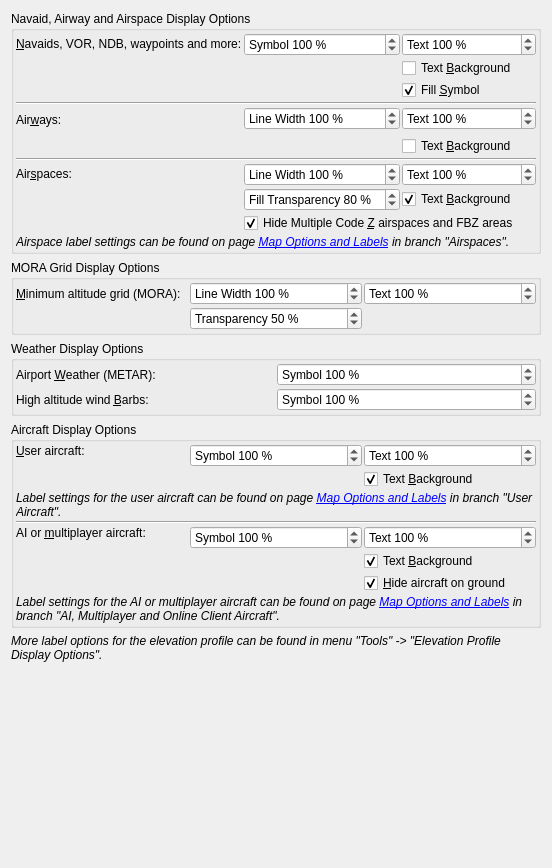
          <widget class="QWidget" name="scrollAreaWidgetContents">
           <property name="geometry">
            <rect>
             <x>0</x>
             <y>0</y>
             <width>552</width>
             <height>868</height>
            </rect>
           </property>
           <layout class="QVBoxLayout" name="verticalLayout_20">
            <item>
             <widget class="QGroupBox" name="groupBoxOptionsDisplay">
              <property name="title">
               <string>Navaid, Airway and Airspace Display Options</string>
              </property>
              <layout class="QGridLayout" name="gridLayout_10">
               <property name="leftMargin">
                <number>2</number>
               </property>
               <property name="topMargin">
                <number>2</number>
               </property>
               <property name="rightMargin">
                <number>2</number>
               </property>
               <property name="bottomMargin">
                <number>2</number>
               </property>
               <property name="spacing">
                <number>2</number>
               </property>
               <item row="5" column="0" rowspan="3" alignment="Qt::AlignVCenter">
                <widget class="QLabel" name="labelOptionsMapSizeAirway">
                 <property name="text">
                  <string>Air&amp;ways:</string>
                 </property>
                 <property name="alignment">
                  <set>Qt::AlignLeading|Qt::AlignLeft|Qt::AlignTop</set>
                 </property>
                 <property name="buddy">
                  <cstring>spinBoxOptionsDisplayThicknessAirway</cstring>
                 </property>
                </widget>
               </item>
               <item row="2" column="2">
                <widget class="QCheckBox" name="checkBoxOptionsMapNavaidText">
                 <property name="toolTip">
                  <string>Draw white background for navaid labels.
For VOR, NDB, ILS, waypoints and holdings. Not for flight plan labels.</string>
                 </property>
                 <property name="text">
                  <string>Text &amp;Background</string>
                 </property>
                </widget>
               </item>
               <item row="13" column="1" colspan="2">
                <widget class="QCheckBox" name="checkBoxOptionsMapAirspaceNoMultZ">
                 <property name="toolTip">
                  <string>Hide flight buffer zones (FBZ) and redundant airspaces having a multiple code of &quot;Z&quot;.</string>
                 </property>
                 <property name="text">
                  <string>Hide Multiple Code &amp;Z airspaces and FBZ areas</string>
                 </property>
                 <property name="checked">
                  <bool>true</bool>
                 </property>
                </widget>
               </item>
               <item row="8" column="2">
                <widget class="QCheckBox" name="checkBoxOptionsMapAirwayText">
                 <property name="toolTip">
                  <string>Draw white background for airway text labels</string>
                 </property>
                 <property name="text">
                  <string>Text &amp;Background</string>
                 </property>
                </widget>
               </item>
               <item row="1" column="2">
                <widget class="QSpinBox" name="spinBoxOptionsDisplayTextSizeNavaid">
                 <property name="toolTip">
                  <string>For VOR, NDB, ILS,waypoints, holdings, airways, top of climb and top of descent.</string>
                 </property>
                 <property name="suffix">
                  <string> %</string>
                 </property>
                 <property name="prefix">
                  <string>Text </string>
                 </property>
                 <property name="minimum">
                  <number>50</number>
                 </property>
                 <property name="maximum">
                  <number>200</number>
                 </property>
                 <property name="singleStep">
                  <number>10</number>
                 </property>
                 <property name="value">
                  <number>100</number>
                 </property>
                </widget>
               </item>
               <item row="1" column="0" alignment="Qt::AlignVCenter">
                <widget class="QLabel" name="labelOptionsMapSizeNavaid">
                 <property name="text">
                  <string>&amp;Navaids, VOR, NDB, waypoints and more:</string>
                 </property>
                 <property name="alignment">
                  <set>Qt::AlignLeading|Qt::AlignLeft|Qt::AlignTop</set>
                 </property>
                 <property name="buddy">
                  <cstring>spinBoxOptionsDisplaySymbolSizeNavaid</cstring>
                 </property>
                </widget>
               </item>
               <item row="4" column="0" colspan="3">
                <widget class="Line" name="line_4">
                 <property name="orientation">
                  <enum>Qt::Horizontal</enum>
                 </property>
                </widget>
               </item>
               <item row="11" column="1">
                <widget class="QSpinBox" name="spinBoxOptionsDisplayThicknessAirspace">
                 <property name="toolTip">
                  <string>Airspace contour line width</string>
                 </property>
                 <property name="suffix">
                  <string> %</string>
                 </property>
                 <property name="prefix">
                  <string>Line Width </string>
                 </property>
                 <property name="minimum">
                  <number>20</number>
                 </property>
                 <property name="maximum">
                  <number>300</number>
                 </property>
                 <property name="singleStep">
                  <number>10</number>
                 </property>
                 <property name="value">
                  <number>100</number>
                 </property>
                </widget>
               </item>
               <item row="3" column="2">
                <widget class="QCheckBox" name="checkBoxOptionsMapNavaidFill">
                 <property name="toolTip">
                  <string>Fill symbols or symbol centers for navaids white.
For VOR, NDB and waypoints. Not for flight plan labels.</string>
                 </property>
                 <property name="text">
                  <string>Fill &amp;Symbol</string>
                 </property>
                 <property name="checked">
                  <bool>true</bool>
                 </property>
                </widget>
               </item>
               <item row="5" column="1">
                <widget class="QSpinBox" name="spinBoxOptionsDisplayThicknessAirway">
                 <property name="toolTip">
                  <string>Airway line width</string>
                 </property>
                 <property name="suffix">
                  <string> %</string>
                 </property>
                 <property name="prefix">
                  <string>Line Width </string>
                 </property>
                 <property name="minimum">
                  <number>20</number>
                 </property>
                 <property name="maximum">
                  <number>300</number>
                 </property>
                 <property name="singleStep">
                  <number>10</number>
                 </property>
                 <property name="value">
                  <number>100</number>
                 </property>
                </widget>
               </item>
               <item row="11" column="0" alignment="Qt::AlignVCenter">
                <widget class="QLabel" name="labelOptionsMapSizeAirspace">
                 <property name="text">
                  <string>Air&amp;spaces:</string>
                 </property>
                 <property name="alignment">
                  <set>Qt::AlignLeading|Qt::AlignLeft|Qt::AlignTop</set>
                 </property>
                 <property name="buddy">
                  <cstring>spinBoxOptionsDisplayThicknessAirspace</cstring>
                 </property>
                </widget>
               </item>
               <item row="1" column="1">
                <widget class="QSpinBox" name="spinBoxOptionsDisplaySymbolSizeNavaid">
                 <property name="toolTip">
                  <string>For VOR, NDB, waypoints, holdings, top of climb and top of descent.</string>
                 </property>
                 <property name="suffix">
                  <string> %</string>
                 </property>
                 <property name="prefix">
                  <string>Symbol </string>
                 </property>
                 <property name="minimum">
                  <number>50</number>
                 </property>
                 <property name="maximum">
                  <number>200</number>
                 </property>
                 <property name="singleStep">
                  <number>10</number>
                 </property>
                 <property name="value">
                  <number>100</number>
                 </property>
                </widget>
               </item>
               <item row="10" column="0" colspan="3">
                <widget class="Line" name="line_13">
                 <property name="orientation">
                  <enum>Qt::Horizontal</enum>
                 </property>
                </widget>
               </item>
               <item row="12" column="1">
                <widget class="QSpinBox" name="spinBoxOptionsDisplayTransparencyAirspace">
                 <property name="toolTip">
                  <string>Transparency of the airspace fill area.
Lower values make the airspace more opaque and higher values more transparent.</string>
                 </property>
                 <property name="suffix">
                  <string> %</string>
                 </property>
                 <property name="prefix">
                  <string>Fill Transparency </string>
                 </property>
                 <property name="minimum">
                  <number>5</number>
                 </property>
                 <property name="maximum">
                  <number>100</number>
                 </property>
                 <property name="singleStep">
                  <number>5</number>
                 </property>
                 <property name="value">
                  <number>80</number>
                 </property>
                </widget>
               </item>
               <item row="11" column="2">
                <widget class="QSpinBox" name="spinBoxOptionsDisplayTextSizeAirspace">
                 <property name="toolTip">
                  <string>Text size for airspaces.</string>
                 </property>
                 <property name="suffix">
                  <string> %</string>
                 </property>
                 <property name="prefix">
                  <string>Text </string>
                 </property>
                 <property name="minimum">
                  <number>50</number>
                 </property>
                 <property name="maximum">
                  <number>200</number>
                 </property>
                 <property name="singleStep">
                  <number>10</number>
                 </property>
                 <property name="value">
                  <number>100</number>
                 </property>
                </widget>
               </item>
               <item row="12" column="2">
                <widget class="QCheckBox" name="checkBoxOptionsMapAirspaceText">
                 <property name="toolTip">
                  <string>Draw white background for airway text labels</string>
                 </property>
                 <property name="text">
                  <string>Text &amp;Background</string>
                 </property>
                 <property name="checked">
                  <bool>true</bool>
                 </property>
                </widget>
               </item>
               <item row="5" column="2">
                <widget class="QSpinBox" name="spinBoxOptionsDisplayTextSizeAirway">
                 <property name="toolTip">
                  <string>Text size for labels along airway lines</string>
                 </property>
                 <property name="suffix">
                  <string> %</string>
                 </property>
                 <property name="prefix">
                  <string>Text </string>
                 </property>
                 <property name="minimum">
                  <number>50</number>
                 </property>
                 <property name="maximum">
                  <number>200</number>
                 </property>
                 <property name="singleStep">
                  <number>10</number>
                 </property>
                 <property name="value">
                  <number>100</number>
                 </property>
                </widget>
               </item>
               <item row="14" column="0" colspan="3">
                <widget class="QLabel" name="labelOptionsAirspaceSettingsHint">
                 <property name="text">
                  <string>&lt;html&gt;&lt;head/&gt;&lt;body&gt;&lt;p&gt;&lt;img src=&quot;:/littlenavmap/resources/icons/bulb.svg&quot;/&gt;&lt;span style=&quot; font-style:italic;&quot;&gt;Airspace label settings can be found on page &lt;/span&gt;&lt;a href=&quot;lnm://mapoptions&quot;&gt;&lt;span style=&quot; font-style:italic; text-decoration: underline;&quot;&gt;Map Options and Labels&lt;/span&gt;&lt;/a&gt;&lt;span style=&quot; font-style:italic;&quot;&gt; in branch &amp;quot;Airspaces&amp;quot;.&lt;/span&gt;&lt;/p&gt;&lt;/body&gt;&lt;/html&gt;</string>
                 </property>
                 <property name="wordWrap">
                  <bool>true</bool>
                 </property>
                 <property name="margin">
                  <number>10</number>
                 </property>
                 <property name="textInteractionFlags">
                  <set>Qt::LinksAccessibleByMouse|Qt::TextSelectableByMouse</set>
                 </property>
                </widget>
               </item>
              </layout>
             </widget>
            </item>
            <item>
             <widget class="QGroupBox" name="groupBox_53">
              <property name="title">
               <string>MORA Grid Display Options</string>
              </property>
              <layout class="QGridLayout" name="gridLayout_57">
               <property name="leftMargin">
                <number>2</number>
               </property>
               <property name="topMargin">
                <number>2</number>
               </property>
               <property name="rightMargin">
                <number>2</number>
               </property>
               <property name="bottomMargin">
                <number>2</number>
               </property>
               <property name="spacing">
                <number>2</number>
               </property>
               <item row="1" column="1">
                <widget class="QSpinBox" name="spinBoxOptionsDisplayTransparencyMora">
                 <property name="toolTip">
                  <string>Transparency of the MORA text and grid.
Value 0 is opaque and 90 is most transparent.</string>
                 </property>
                 <property name="suffix">
                  <string> %</string>
                 </property>
                 <property name="prefix">
                  <string>Transparency </string>
                 </property>
                 <property name="minimum">
                  <number>0</number>
                 </property>
                 <property name="maximum">
                  <number>90</number>
                 </property>
                 <property name="singleStep">
                  <number>10</number>
                 </property>
                 <property name="value">
                  <number>50</number>
                 </property>
                </widget>
               </item>
               <item row="0" column="1">
                <widget class="QSpinBox" name="spinBoxOptionsDisplayThicknessMora">
                 <property name="toolTip">
                  <string>MORA grid line width</string>
                 </property>
                 <property name="suffix">
                  <string> %</string>
                 </property>
                 <property name="prefix">
                  <string>Line Width </string>
                 </property>
                 <property name="minimum">
                  <number>20</number>
                 </property>
                 <property name="maximum">
                  <number>300</number>
                 </property>
                 <property name="singleStep">
                  <number>10</number>
                 </property>
                 <property name="value">
                  <number>100</number>
                 </property>
                </widget>
               </item>
               <item row="0" column="0">
                <widget class="QLabel" name="labelOptionsMapMora">
                 <property name="toolTip">
                  <string/>
                 </property>
                 <property name="text">
                  <string>&amp;Minimum altitude grid (MORA):</string>
                 </property>
                 <property name="wordWrap">
                  <bool>true</bool>
                 </property>
                 <property name="buddy">
                  <cstring>spinBoxOptionsDisplayTransparencyMora</cstring>
                 </property>
                </widget>
               </item>
               <item row="0" column="2">
                <widget class="QSpinBox" name="spinBoxOptionsDisplayTextSizeMora">
                 <property name="toolTip">
                  <string>Text size of the MORA altitude labels</string>
                 </property>
                 <property name="suffix">
                  <string> %</string>
                 </property>
                 <property name="prefix">
                  <string>Text </string>
                 </property>
                 <property name="minimum">
                  <number>20</number>
                 </property>
                 <property name="maximum">
                  <number>150</number>
                 </property>
                 <property name="singleStep">
                  <number>10</number>
                 </property>
                 <property name="value">
                  <number>100</number>
                 </property>
                </widget>
               </item>
              </layout>
             </widget>
            </item>
            <item>
             <widget class="QGroupBox" name="groupBox_47">
              <property name="title">
               <string>Weather Display Options</string>
              </property>
              <layout class="QGridLayout" name="gridLayout_55">
               <property name="leftMargin">
                <number>2</number>
               </property>
               <property name="topMargin">
                <number>2</number>
               </property>
               <property name="rightMargin">
                <number>2</number>
               </property>
               <property name="bottomMargin">
                <number>2</number>
               </property>
               <property name="spacing">
                <number>2</number>
               </property>
               <item row="0" column="0">
                <widget class="QLabel" name="labelOptionsMapSizeAirportWeather">
                 <property name="text">
                  <string>Airport &amp;Weather (METAR):</string>
                 </property>
                 <property name="buddy">
                  <cstring>spinBoxOptionsDisplaySymbolSizeAirportWeather</cstring>
                 </property>
                </widget>
               </item>
               <item row="0" column="1">
                <widget class="QSpinBox" name="spinBoxOptionsDisplaySymbolSizeAirportWeather">
                 <property name="toolTip">
                  <string>Size of airport weather symbols</string>
                 </property>
                 <property name="suffix">
                  <string> %</string>
                 </property>
                 <property name="prefix">
                  <string>Symbol </string>
                 </property>
                 <property name="minimum">
                  <number>50</number>
                 </property>
                 <property name="maximum">
                  <number>200</number>
                 </property>
                 <property name="singleStep">
                  <number>10</number>
                 </property>
                 <property name="value">
                  <number>100</number>
                 </property>
                </widget>
               </item>
               <item row="1" column="0">
                <widget class="QLabel" name="labelOptionsMapSizeAirportWindBarbs">
                 <property name="text">
                  <string>High altitude wind &amp;Barbs:</string>
                 </property>
                 <property name="buddy">
                  <cstring>spinBoxOptionsDisplaySymbolSizeWindBarbs</cstring>
                 </property>
                </widget>
               </item>
               <item row="1" column="1">
                <widget class="QSpinBox" name="spinBoxOptionsDisplaySymbolSizeWindBarbs">
                 <property name="toolTip">
                  <string>Size of high altitude wind barbs</string>
                 </property>
                 <property name="suffix">
                  <string> %</string>
                 </property>
                 <property name="prefix">
                  <string>Symbol </string>
                 </property>
                 <property name="minimum">
                  <number>50</number>
                 </property>
                 <property name="maximum">
                  <number>200</number>
                 </property>
                 <property name="singleStep">
                  <number>10</number>
                 </property>
                 <property name="value">
                  <number>100</number>
                 </property>
                </widget>
               </item>
              </layout>
             </widget>
            </item>
            <item>
             <widget class="QGroupBox" name="groupBox_46">
              <property name="title">
               <string>Aircraft Display Options</string>
              </property>
              <layout class="QGridLayout" name="gridLayout_54">
               <property name="leftMargin">
                <number>2</number>
               </property>
               <property name="topMargin">
                <number>2</number>
               </property>
               <property name="rightMargin">
                <number>2</number>
               </property>
               <property name="bottomMargin">
                <number>2</number>
               </property>
               <property name="spacing">
                <number>2</number>
               </property>
               <item row="0" column="0">
                <widget class="QLabel" name="labelOptionsMapSizeAircraftUser">
                 <property name="text">
                  <string>&amp;User aircraft:</string>
                 </property>
                 <property name="alignment">
                  <set>Qt::AlignLeading|Qt::AlignLeft|Qt::AlignTop</set>
                 </property>
                 <property name="buddy">
                  <cstring>spinBoxOptionsDisplaySymbolSizeAircraftUser</cstring>
                 </property>
                </widget>
               </item>
               <item row="4" column="2">
                <widget class="QSpinBox" name="spinBoxOptionsDisplayTextSizeAircraftAi">
                 <property name="toolTip">
                  <string/>
                 </property>
                 <property name="suffix">
                  <string> %</string>
                 </property>
                 <property name="prefix">
                  <string>Text </string>
                 </property>
                 <property name="minimum">
                  <number>50</number>
                 </property>
                 <property name="maximum">
                  <number>200</number>
                 </property>
                 <property name="singleStep">
                  <number>10</number>
                 </property>
                 <property name="value">
                  <number>100</number>
                 </property>
                </widget>
               </item>
               <item row="4" column="0">
                <widget class="QLabel" name="labelOptionsMapSizeAircraftAi">
                 <property name="text">
                  <string>AI or &amp;multiplayer aircraft:</string>
                 </property>
                 <property name="alignment">
                  <set>Qt::AlignLeading|Qt::AlignLeft|Qt::AlignTop</set>
                 </property>
                 <property name="buddy">
                  <cstring>spinBoxOptionsDisplaySymbolSizeAircraftAi</cstring>
                 </property>
                </widget>
               </item>
               <item row="0" column="2">
                <widget class="QSpinBox" name="spinBoxOptionsDisplayTextSizeAircraftUser">
                 <property name="toolTip">
                  <string/>
                 </property>
                 <property name="suffix">
                  <string> %</string>
                 </property>
                 <property name="prefix">
                  <string>Text </string>
                 </property>
                 <property name="minimum">
                  <number>50</number>
                 </property>
                 <property name="maximum">
                  <number>200</number>
                 </property>
                 <property name="singleStep">
                  <number>10</number>
                 </property>
                 <property name="value">
                  <number>100</number>
                 </property>
                </widget>
               </item>
               <item row="6" column="2">
                <widget class="QCheckBox" name="checkBoxOptionsMapAiAircraftHideGround">
                 <property name="toolTip">
                  <string>Hide on ground AI/multiplayer aircraft at higher zoom distances
to avoid a cluttered up airports</string>
                 </property>
                 <property name="text">
                  <string>&amp;Hide aircraft on ground</string>
                 </property>
                 <property name="checked">
                  <bool>true</bool>
                 </property>
                </widget>
               </item>
               <item row="0" column="1">
                <widget class="QSpinBox" name="spinBoxOptionsDisplaySymbolSizeAircraftUser">
                 <property name="toolTip">
                  <string/>
                 </property>
                 <property name="suffix">
                  <string> %</string>
                 </property>
                 <property name="prefix">
                  <string>Symbol </string>
                 </property>
                 <property name="minimum">
                  <number>50</number>
                 </property>
                 <property name="maximum">
                  <number>200</number>
                 </property>
                 <property name="singleStep">
                  <number>10</number>
                 </property>
                 <property name="value">
                  <number>100</number>
                 </property>
                </widget>
               </item>
               <item row="1" column="2">
                <widget class="QCheckBox" name="checkBoxOptionsMapUserAircraftText">
                 <property name="toolTip">
                  <string>Draw white background for user aircraft text labels</string>
                 </property>
                 <property name="text">
                  <string>Text &amp;Background</string>
                 </property>
                 <property name="checked">
                  <bool>true</bool>
                 </property>
                </widget>
               </item>
               <item row="7" column="0" colspan="3">
                <widget class="QLabel" name="labelOptionsAiHint">
                 <property name="text">
                  <string>&lt;html&gt;&lt;head/&gt;&lt;body&gt;&lt;p&gt;&lt;img src=&quot;:/littlenavmap/resources/icons/bulb.svg&quot;/&gt;&lt;span style=&quot; font-style:italic;&quot;&gt;Label settings for the AI or multiplayer aircraft can be found on page &lt;/span&gt;&lt;a href=&quot;lnm://mapoptions&quot;&gt;&lt;span style=&quot; font-style:italic; text-decoration: underline;&quot;&gt;Map Options and Labels&lt;/span&gt;&lt;/a&gt;&lt;span style=&quot; font-style:italic;&quot;&gt; in branch &amp;quot;AI, Multiplayer and Online Client Aircraft&amp;quot;.&lt;/span&gt;&lt;/p&gt;&lt;/body&gt;&lt;/html&gt;</string>
                 </property>
                 <property name="wordWrap">
                  <bool>true</bool>
                 </property>
                 <property name="margin">
                  <number>10</number>
                 </property>
                 <property name="textInteractionFlags">
                  <set>Qt::LinksAccessibleByMouse|Qt::TextSelectableByMouse</set>
                 </property>
                </widget>
               </item>
               <item row="2" column="0" colspan="3">
                <widget class="QLabel" name="labelOptionsUserAircraftSettingsHint">
                 <property name="text">
                  <string>&lt;html&gt;&lt;head/&gt;&lt;body&gt;&lt;p&gt;&lt;img src=&quot;:/littlenavmap/resources/icons/bulb.svg&quot;/&gt;&lt;span style=&quot; font-style:italic;&quot;&gt;Label settings for the user aircraft can be found on page &lt;/span&gt;&lt;a href=&quot;lnm://mapoptions&quot;&gt;&lt;span style=&quot; font-style:italic; text-decoration: underline;&quot;&gt;Map Options and Labels&lt;/span&gt;&lt;/a&gt;&lt;span style=&quot; font-style:italic;&quot;&gt; in branch &amp;quot;User Aircraft&amp;quot;.&lt;/span&gt;&lt;/p&gt;&lt;/body&gt;&lt;/html&gt;</string>
                 </property>
                 <property name="wordWrap">
                  <bool>true</bool>
                 </property>
                 <property name="margin">
                  <number>10</number>
                 </property>
                 <property name="textInteractionFlags">
                  <set>Qt::LinksAccessibleByMouse|Qt::TextSelectableByMouse</set>
                 </property>
                </widget>
               </item>
               <item row="4" column="1">
                <widget class="QSpinBox" name="spinBoxOptionsDisplaySymbolSizeAircraftAi">
                 <property name="toolTip">
                  <string/>
                 </property>
                 <property name="suffix">
                  <string> %</string>
                 </property>
                 <property name="prefix">
                  <string>Symbol </string>
                 </property>
                 <property name="minimum">
                  <number>50</number>
                 </property>
                 <property name="maximum">
                  <number>200</number>
                 </property>
                 <property name="singleStep">
                  <number>10</number>
                 </property>
                 <property name="value">
                  <number>100</number>
                 </property>
                </widget>
               </item>
               <item row="5" column="2">
                <widget class="QCheckBox" name="checkBoxOptionsMapAiAircraftText">
                 <property name="toolTip">
                  <string>Draw white background for AI and multiplayer aircraft labels</string>
                 </property>
                 <property name="text">
                  <string>Text &amp;Background</string>
                 </property>
                 <property name="checked">
                  <bool>true</bool>
                 </property>
                </widget>
               </item>
               <item row="3" column="0" colspan="3">
                <widget class="Line" name="line_17">
                 <property name="frameShadow">
                  <enum>QFrame::Sunken</enum>
                 </property>
                 <property name="orientation">
                  <enum>Qt::Horizontal</enum>
                 </property>
                </widget>
               </item>
              </layout>
             </widget>
            </item>
            <item>
             <widget class="QLabel" name="labelOptionsLabelHint">
              <property name="text">
               <string>&lt;html&gt;&lt;head/&gt;&lt;body&gt;&lt;p&gt;&lt;img src=&quot;:/littlenavmap/resources/icons/bulb.svg&quot;/&gt;&lt;span style=&quot; font-style:italic;&quot;&gt;More label options for the elevation profile can be found in menu &amp;quot;Tools&amp;quot; -&amp;gt; &amp;quot;Elevation Profile Display Options&amp;quot;.&lt;/span&gt;&lt;/p&gt;&lt;/body&gt;&lt;/html&gt;</string>
              </property>
              <property name="wordWrap">
               <bool>true</bool>
              </property>
              <property name="margin">
               <number>10</number>
              </property>
              <property name="textInteractionFlags">
               <set>Qt::LinksAccessibleByMouse|Qt::TextSelectableByMouse</set>
              </property>
             </widget>
            </item>
            <item>
             <spacer name="verticalSpacer_6">
              <property name="orientation">
               <enum>Qt::Vertical</enum>
              </property>
              <property name="sizeHint" stdset="0">
               <size>
                <width>20</width>
                <height>0</height>
               </size>
              </property>
             </spacer>
            </item>
           </layout>
          </widget>
